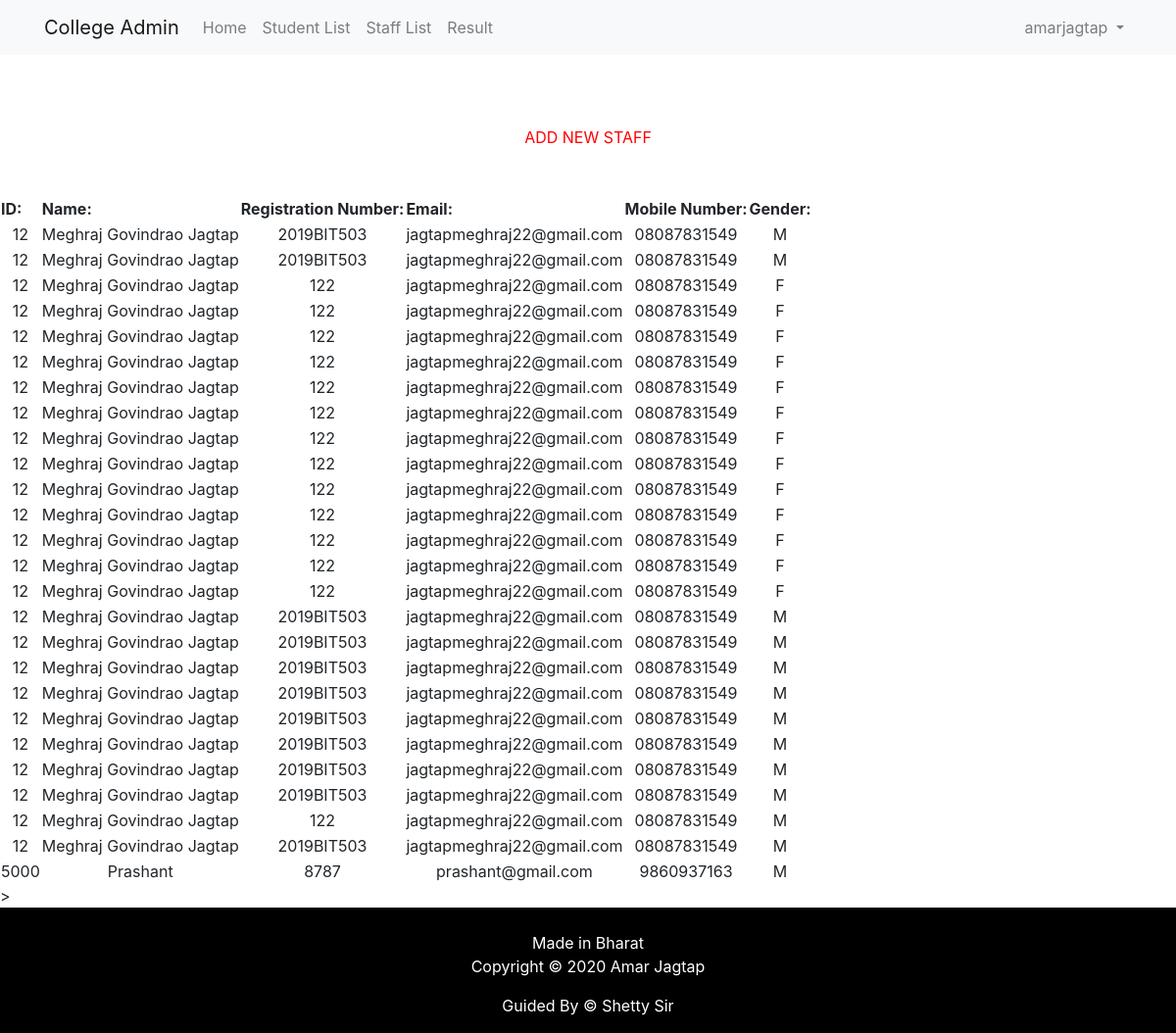
/show1 (signed in), run on the app's committed database.
### member/models.py (models this page shows, shortened)
class Staff(models.Model):
    eid = models.CharField(max_length=20)
    name = models.CharField(max_length=100)
    reg_no = models.CharField(max_length=100)
    email = models.EmailField()
    mob = models.CharField(max_length=100)
    gender = models.CharField(choices=GENDER_CATEGORY, max_length=2)

### member/views.py (the view)
# urls.py: path('show1', views.show1),
def show1(request):
    member = Staff.objects.all()
    return render(request,"show1.html",{'member':member})

### member/templates/show1.html (shortened to what this page needs)
<!doctype html>
<html lang="en">
<head>
  <link rel="stylesheet" href="https://stackpath.bootstrapcdn.com/bootstrap/4.1.3/css/bootstrap.min.css">
</head>
<body>
  <nav class="navbar navbar-expand-lg navbar-light bg-light mb-4">
    <div class="container">
      <a class="navbar-brand" href="{% url 'home' %}">College Admin</a>
      <div class="collapse navbar-collapse" id="navbarSupportedContent">
        <ul class="navbar-nav mr-auto">
          <li class="nav-item">
            <a class="nav-link" href="{% url 'home' %}">Home</a>
          </li>
          {% if user.is_authenticated %}
            <li class="nav-item">
              <a class="nav-link" href="show">Student List</a>
            </li>
            <li class="nav-item">
              <a class="nav-link" href="show1">Staff List</a>
            </li>
            <li class="nav-item">
              <a class="nav-link" href="show2">Result</a>
            </li>
          {% endif %}
        </ul>
        {% if user.is_authenticated %}
          <ul class="navbar-nav">
            <li class="nav-item dropdown">
              <a class="nav-link dropdown-toggle" href="#" id="navbarDropdown" role="button" data-toggle="dropdown" aria-haspopup="true" aria-expanded="false">
                {{ user.username }}
              </a>
            </li>
          </ul>
        {% else %}
          <form class="form-inline my-2 my-lg-0">
            <a href="{% url 'login' %}" class="btn btn-outline-secondary">Log in</a>
            <a href="{% url 'signup' %}" class="btn btn-primary ml-2">Sign up</a>
          </form>
        {% endif %}
      </div>
    </div>
  </nav>
</body>
</html>
<center><a href="emp1" style="color:red">ADD NEW STAFF</a></center>
{% load static %}
{% block content %}
<div>
  <table id='table-123'>
    <thead>
  <tr>
      <th>ID:</th>
      <th>Name:</th>
      <th>Registration Number:</th>
    <th>Email:</th>
      <th>Mobile Number:</th>
      <th>Gender:</th>
  </tr>
  </thead>
  <tbody>
          {% for entry in member %}
          <tr>
            <td align="center"> {{ entry.eid}} </td>
            <td align="center"> {{ entry.name }} </td>
            <td align="center"> {{ entry.reg_no}} </td>
           <td align="center"> {{ entry.email}} </td>
           <td align="center"> {{ entry.mob}} </td>
           <td align="center"> {{ entry.gender}} </td>
        </tr>
        {% endfor %}
</tbody>
</table>
{% block js %}
<script src="https://ajax.googleapis.com/ajax/libs/jquery/3.3.1/jquery.min.js"></script>>
<link rel="stylesheet" type="text/css" href="https://cdn.datatables.net/v/dt/jszip-2.5.0/dt-1.10.20/af-2.3.4/b-1.6.1/b-colvis-1.6.1/b-flash-1.6.1/b-html5-1.6.1/b-print-1.6.1/cr-1.5.2/fc-3.3.0/fh-3.1.6/kt-2.5.1/r-2.2.3/rg-1.1.1/rr-1.2.6/sc-2.0.1/sl-1.3.1/datatables.min.css"/>
</div>
{% endblock js %}
{% endblock %}
</head>
<footer>
<br>
  <div class="container">
    <div class="row">
               <div class="col-md-12 col-sm-12">
                    <div style="color:#ffffff;"class="wow fadeInUp footer-copyright">
                         <p>Made in Bharat <br>
                         Copyright &copy;   2020  Amar Jagtap </p>
                      <p>Guided By &copy;   Shetty Sir</p>
                    </div>
               </div>
    </div>
  </div>
</footer>

### member/templates/show1.html (style rules this page uses)
footer { padding: 0px 0px 0px 0px; background-color:black; margin:0px; }
p { text-align:center; }

### data on the page
Staff: eid "12", name "Meghraj Govindrao Jagtap", reg_no "2019BIT503", email "jagtapmeghraj22@gmail.com", mob "08087831549", gender "M"
Staff: eid "12", name "Meghraj Govindrao Jagtap", reg_no "2019BIT503", email "jagtapmeghraj22@gmail.com", mob "08087831549", gender "M"
Staff: eid "12", name "Meghraj Govindrao Jagtap", reg_no "122", email "jagtapmeghraj22@gmail.com", mob "08087831549", gender "F"
Staff: eid "12", name "Meghraj Govindrao Jagtap", reg_no "122", email "jagtapmeghraj22@gmail.com", mob "08087831549", gender "F"
Staff: eid "12", name "Meghraj Govindrao Jagtap", reg_no "122", email "jagtapmeghraj22@gmail.com", mob "08087831549", gender "F"
Staff: eid "12", name "Meghraj Govindrao Jagtap", reg_no "122", email "jagtapmeghraj22@gmail.com", mob "08087831549", gender "F"
Staff: eid "12", name "Meghraj Govindrao Jagtap", reg_no "122", email "jagtapmeghraj22@gmail.com", mob "08087831549", gender "F"
Staff: eid "12", name "Meghraj Govindrao Jagtap", reg_no "122", email "jagtapmeghraj22@gmail.com", mob "08087831549", gender "F"
Staff: eid "12", name "Meghraj Govindrao Jagtap", reg_no "122", email "jagtapmeghraj22@gmail.com", mob "08087831549", gender "F"
Staff: eid "12", name "Meghraj Govindrao Jagtap", reg_no "122", email "jagtapmeghraj22@gmail.com", mob "08087831549", gender "F"
Staff: eid "12", name "Meghraj Govindrao Jagtap", reg_no "122", email "jagtapmeghraj22@gmail.com", mob "08087831549", gender "F"
Staff: eid "12", name "Meghraj Govindrao Jagtap", reg_no "122", email "jagtapmeghraj22@gmail.com", mob "08087831549", gender "F"
Staff: eid "12", name "Meghraj Govindrao Jagtap", reg_no "122", email "jagtapmeghraj22@gmail.com", mob "08087831549", gender "F"
Staff: eid "12", name "Meghraj Govindrao Jagtap", reg_no "122", email "jagtapmeghraj22@gmail.com", mob "08087831549", gender "F"
Staff: eid "12", name "Meghraj Govindrao Jagtap", reg_no "122", email "jagtapmeghraj22@gmail.com", mob "08087831549", gender "F"
Staff: eid "12", name "Meghraj Govindrao Jagtap", reg_no "2019BIT503", email "jagtapmeghraj22@gmail.com", mob "08087831549", gender "M"
Staff: eid "12", name "Meghraj Govindrao Jagtap", reg_no "2019BIT503", email "jagtapmeghraj22@gmail.com", mob "08087831549", gender "M"
Staff: eid "12", name "Meghraj Govindrao Jagtap", reg_no "2019BIT503", email "jagtapmeghraj22@gmail.com", mob "08087831549", gender "M"
Staff: eid "12", name "Meghraj Govindrao Jagtap", reg_no "2019BIT503", email "jagtapmeghraj22@gmail.com", mob "08087831549", gender "M"
Staff: eid "12", name "Meghraj Govindrao Jagtap", reg_no "2019BIT503", email "jagtapmeghraj22@gmail.com", mob "08087831549", gender "M"
Staff: eid "12", name "Meghraj Govindrao Jagtap", reg_no "2019BIT503", email "jagtapmeghraj22@gmail.com", mob "08087831549", gender "M"
Staff: eid "12", name "Meghraj Govindrao Jagtap", reg_no "2019BIT503", email "jagtapmeghraj22@gmail.com", mob "08087831549", gender "M"
Staff: eid "12", name "Meghraj Govindrao Jagtap", reg_no "2019BIT503", email "jagtapmeghraj22@gmail.com", mob "08087831549", gender "M"
Staff: eid "12", name "Meghraj Govindrao Jagtap", reg_no "122", email "jagtapmeghraj22@gmail.com", mob "08087831549", gender "M"
Staff: eid "12", name "Meghraj Govindrao Jagtap", reg_no "2019BIT503", email "jagtapmeghraj22@gmail.com", mob "08087831549", gender "M"
Staff: eid "5000", name "Prashant", reg_no "8787", email "prashant@gmail.com", mob "9860937163", gender "M"

### other printed values
{{ user.username }} "amarjagtap"
